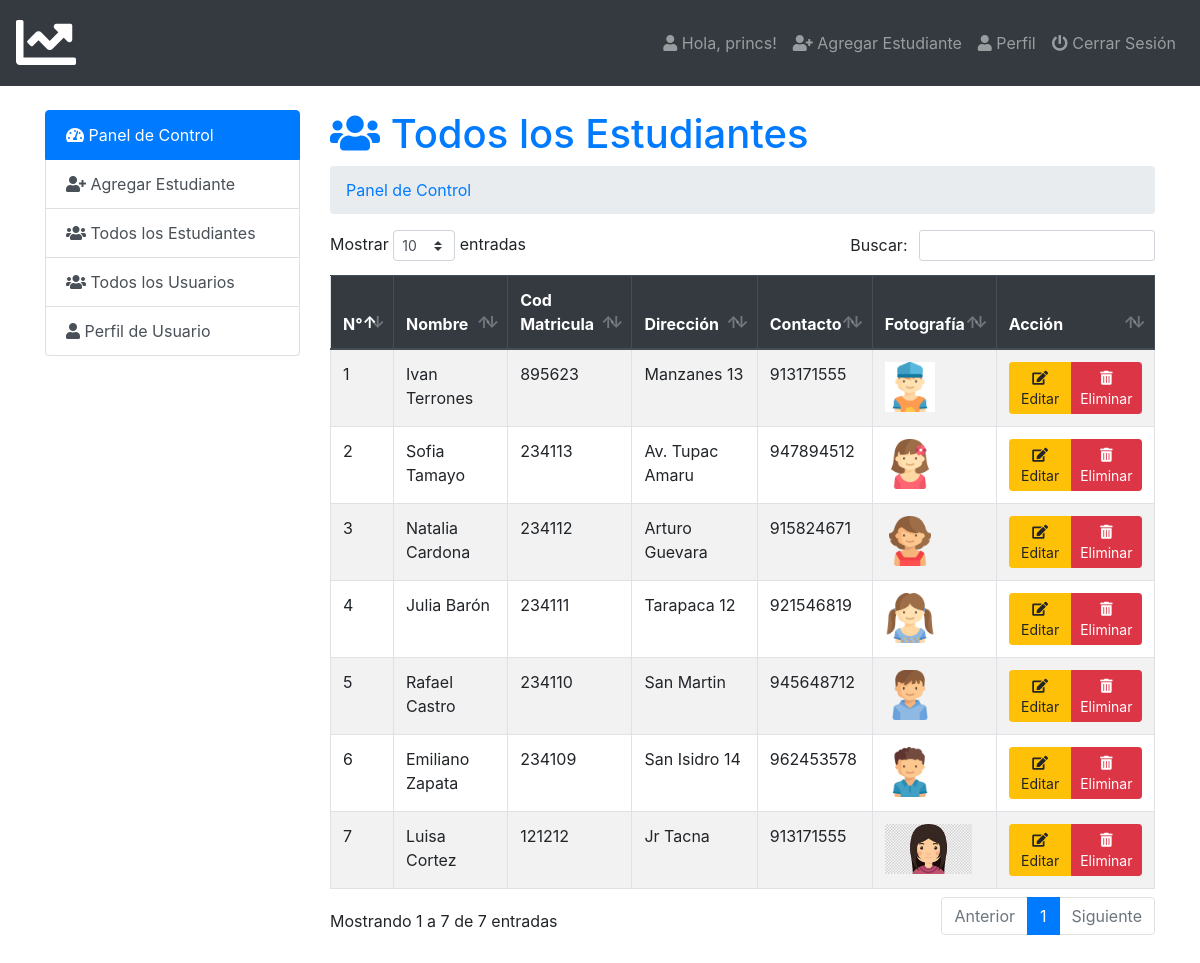
Page /admin/index.php?page=estudiantes (signed in) on the committed database.
### tables this page shows
CREATE TABLE `usuario` (
  `id` int(5) NOT NULL,
  `nombre` varchar(50) NOT NULL,
  `email` varchar(50) NOT NULL,
  `nom_user` varchar(50) NOT NULL,
  `contraseña` varchar(100) NOT NULL,
  `foto` varchar(50) NOT NULL,
  `estado` varchar(12) NOT NULL,
  `fecha` timestamp NOT NULL DEFAULT current_timestamp()
);

CREATE TABLE `estudiantes_info` (
  `id` int(5) NOT NULL,
  `nombre` varchar(20) NOT NULL,
  `codigo` int(6) NOT NULL,
  `grado` varchar(7) NOT NULL,
  `direccion` varchar(15) NOT NULL,
  `telefono` varchar(9) NOT NULL,
  `fotografia` varchar(50) NOT NULL,
  `fecha` timestamp NOT NULL DEFAULT current_timestamp()
);

### admin/estudiantes.php (the view, shortened to what this page needs)
<h1 class="text-primary"><i class="fas fa-users"></i>  Todos los Estudiantes<small class="text-warning"></small></h1>
<nav aria-label="breadcrumb">
  <ol class="breadcrumb">
     <li class="breadcrumb-item" aria-current="page"><a href="index.php">Panel de Control </a></li>
  </ol>
</nav>
<table class="table table-striped table-hover table-bordered" id="data">
  <thead class="thead-dark">
    <tr>
      <th scope="col">N°</th>
      <th scope="col">Nombre</th>
      <th scope="col">Cod Matricula</th>
      <th scope="col">Dirección</th>
      <th scope="col">Contacto</th>
      <th scope="col">Fotografía</th>
      <th scope="col">Acción</th>
    </tr>
  </thead>
  <tbody>
    <?php
      $query = mysqli_query($db_con, 'SELECT * FROM `estudiantes_info` ORDER BY `codigo` DESC;');
      if ($query) {
        $i = 1;
        while ($result = mysqli_fetch_array($query)) { ?>
        <tr>
  <td><?= $i ?></td>
  <td><?= ucwords($result['nombre']) ?></td>
  <td><?= $result['codigo'] ?></td>
  <td><?= ucwords($result['direccion']) ?></td>
  <td><?= $result['telefono'] ?></td>
  <td><img src="images/<?= $result['fotografia'] ?>" height="50px"></td>
  <td>
    <div class="btn-group">
      <a class="btn btn-warning btn-sm" href="index.php?page=editestudiante&id=<?= base64_encode($result['id']) ?>&fotografia=<?= base64_encode($result['fotografia']) ?>">
        <i class="fa fa-edit"></i> Editar
      </a>
      <a class="btn btn-danger btn-sm" onclick="confirmationDelete($(this));return false;" href="index.php?page=eliminar&id=<?= base64_encode($result['id']) ?>&fotografia=<?= base64_encode($result['fotografia']) ?>">
        <i class="fas fa-trash-alt"></i> Eliminar
      </a>
    </div>
  </td>
</tr>
       <?php $i++;
        }
      } else {
        echo "Error en la consulta: " . mysqli_error($db_con);
      }
    ?>
  </tbody>
</table>

### admin/index.php (shortened to what this page needs)
<?php require_once 'db_con.php';
?>
<!doctype html>
<html lang="en">
  <head>
    <link rel="stylesheet" href="../css/bootstrap.min.css">
    <link rel="stylesheet" href="../css/dataTables.bootstrap4.min.css">
    <link rel="stylesheet" href="../css/fontawesome.min.css">
    <link rel="stylesheet" href="../css/solid.min.css">
    <link rel="stylesheet" href="https://cdnjs.cloudflare.com/ajax/libs/animate.css/4.0.0/animate.min.css"/>
    <link rel="stylesheet" type="text/css" href="../css/style.css">
  </head>
  <body>
<nav class="navbar navbar-expand-lg navbar-dark bg-dark">
  <a class="navbar-brand" href="index.php"><i class="fas fa-chart-line fa-3x"></i></a>
  <div class="navbar-collapse collapse justify-content-end" id="navbarSupportedContent">
    <?php $showuser = $_SESSION['login']; $haha = mysqli_query($db_con,"SELECT * FROM `usuario` WHERE `nom_user`='$showuser';"); $showrow=mysqli_fetch_array($haha); ?>
    <ul class="nav navbar-nav ">
      <li class="nav-item"><a class="nav-link" href="index.php?page=user-perfil"><i class="fa fa-user"></i> Hola,  <?php echo $showrow['nombre']; ?>!</a></li>
      <li class="nav-item"><a class="nav-link" href="index.php?page=agregar_estudiante"><i class="fa fa-user-plus"></i> Agregar Estudiante</a></li>
      <li class="nav-item"><a class="nav-link" href="index.php?page=user-perfil"><i class="fa fa-user"></i> Perfil</a></li>
      <li class="nav-item"><a class="nav-link" href="cerrarsesion.php"><i class="fa fa-power-off"></i> Cerrar Sesión</a></li>
    </ul>
  </div>
</nav>
<br>
    <div class="container">
        <div class="row">
          <div class="col-md-3">
            <div class="list-group">
              <a href="index.php?page=dashboard" class="list-group-item list-group-item-action active">
               <i class="fas fa-tachometer-alt"></i> Panel de Control
              </a>
              <a href="index.php?page=agregar_estudiante" class="list-group-item list-group-item-action"><i class="fa fa-user-plus"></i> Agregar Estudiante</a>
              <a href="index.php?page=estudiantes" class="list-group-item list-group-item-action"><i class="fa fa-users"></i> Todos los Estudiantes</a>
              <a href="index.php?page=usuarios" class="list-group-item list-group-item-action"><i class="fa fa-users"></i> Todos los Usuarios</a>
              <a href="index.php?page=user-perfil" class="list-group-item list-group-item-action"><i class="fa fa-user"></i> Perfil de Usuario</a>
            </div>
          </div>
          <div class="col-md-9">
             <div class="content">
                 <?php
                   if (isset($_GET['page'])) {
                    $page = $_GET['page'].'.php';
                    }else{
                      $page = 'panel.php';
                    }
                    if (file_exists($page)) {
                      require_once $page;
                    }else{
                      require_once '404.php';
                    }
                  ?>
             </div>
        </div>
        </div>
    </div>
      <br><br><br><br><br><br><br><br><br><br><br><br>
  </body>
</html>

### rows in the picture
usuario: nombre "princs"
estudiantes_info: nombre "Ivan Terrones", codigo "895623", direccion "Manzanes 13", telefono "913171555", fotografia (picture)
estudiantes_info: nombre "Sofia Tamayo", codigo "234113", direccion "Av. Tupac Amaru", telefono "947894512", fotografia (picture)
estudiantes_info: nombre "Natalia Cardona", codigo "234112", direccion "Arturo Guevara", telefono "915824671", fotografia (picture)
estudiantes_info: nombre "Julia Barón", codigo "234111", direccion "Tarapaca 12", telefono "921546819", fotografia (picture)
estudiantes_info: nombre "Rafael Castro", codigo "234110", direccion "San Martin", telefono "945648712", fotografia (picture)
estudiantes_info: nombre "Emiliano Zapata", codigo "234109", direccion "San Isidro 14", telefono "962453578", fotografia (picture)
estudiantes_info: nombre "Luisa Cortez", codigo "121212", direccion "Jr Tacna", telefono "913171555", fotografia (picture)
